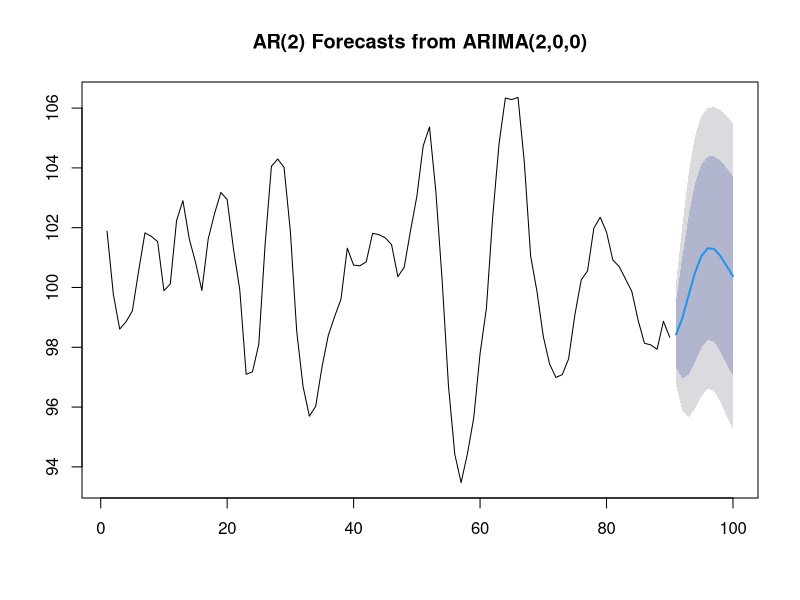

This chart was generated by the following R code: (Note: this script raises an error after producing the figure.)
## ---- chunk 1
knitr::opts_chunk$set(echo = TRUE)
library(magrittr)
library(forecast)
library(dplyr)
library(tseries)
## ---- chunk 2
set.seed(1)
# simulate the process
AR_sim = arima.sim(n=100, model = list(order = c(2,0,0), ar=c(1.5, -0.75))) + 100 # plus mu
# train the data
train = AR_sim[1:90]
dev = AR_sim[91:100]
# fit the model and apply forecast function
fit_sim = arima(train,order = c(2,0,0))
forcaset_sim = forecast(fit_sim, h = 10)
plot(forcaset_sim, main="AR(2) Forecasts from ARIMA(2,0,0)")
cat('The 95% forecasts intervals\n lower:', as.numeric(forcaset_sim$lower[, '95%']), '\n upper:', as.numeric(forcaset_sim$upper[, '95%']) ) 

df = cbind(test, forcaset_sim$lower[, '95%'], forcaset_sim$upper[, '95%']) %>% as.data.frame()
colnames(df) = c('observed' , 'lower',  'upper')
df %<>%  mutate(covered_by_CI = if_else(observed>lower & observed<upper, 1, 0))
p = as.numeric((df %>% filter(covered_by_CI == 1)  %>% count()) / length(df$observed))
cat("\nThe percentage of the observed values are covered by the forecast intervals:", p)
err = dev - forcaset_sim$mean  # errors 
mae = mean(abs(err))  # mean absolute error
rmse = sqrt(mean(err^2)) # root mean square error
mape = mean (abs(err/test*100)) # mean absolute percentage error
cat('\nMAE:', mae)
cat('\nRMSE:', rmse)
cat('\nMAPE:', mape)

## ---- chunk 3
set.seed(1)
# simulate a process
AR_sim = arima.sim(n=100, model = list(order = c(0,0,2), ma=c(0.8, 0.55))) + 100 # plus mu
# train the data
train = AR_sim[1:90]
dev = AR_sim[91:100]
# fit the model and apply forecast function
fit_sim = arima(train,order = c(0,0,2))
forcaset_sim = forecast(fit_sim, h = 10)
plot(forcaset_sim, main="MA(2) Forecasts from ARIMA(0,0,2)")
cat('The 95% forecasts intervals\n lower:', as.numeric(forcaset_sim$lower[, '95%']), '\n upper:', as.numeric(forcaset_sim$upper[, '95%']) ) 

df = cbind(test, forcaset_sim$lower[, '95%'], forcaset_sim$upper[, '95%']) %>% as.data.frame()
colnames(df) = c('observed' , 'lower',  'upper')
df %<>%  mutate(covered_by_CI = if_else(observed>lower & observed<upper, 1, 0))
p = as.numeric((df %>% filter(covered_by_CI == 1)  %>% count()) / length(df$observed))
cat("\nThe percentage of the observed values are covered by the forecast intervals:", p)
err = dev - forcaset_sim$mean  # errors 
mae = mean(abs(err))  # mean absolute error
rmse = sqrt(mean(err^2)) # root mean square error
mape = mean (abs(err/test*100)) # mean absolute percentage error
cat('\nMAE:', mae)
cat('\nRMSE:', rmse)
cat('\nMAPE:', mape)
## ---- chunk 4

set.seed(1)
par(mfrow = c(2,2))

# fit HoltWinters model & apply forecast function
HW = HoltWinters(JohnsonJohnson,seasonal='multiplicative')
forcaset_HW = forecast(HW, 8)
plot(forcaset_HW)
cat('(a):')
cat('The 95% forecasts intervals of HoltWinters\n lower:', as.numeric(forcaset_HW$lower[, '95%']), '\n upper:', as.numeric(forcaset_HW$upper[, '95%']) )

# print(adf.test(JohnsonJohnson))
# differencing the series to make it stationary
JohnsonJohnson_diff1 = diff(JohnsonJohnson, 1)
# print(adf.test(JohnsonJohnson_diff1))

# Apply the ACF and PACF functions 
# par(mfrow = c(2,2))
# acf(JohnsonJohnson_diff1, main='ACF Plot of JohnsonJohnson_diff1', lag.max=20)
# pacf(JohnsonJohnson_diff1, main='PACF Plot of JohnsonJohnson_diff1', lag.max=20)
# ACF decays to zero, PACF cuts-off
# Apply the eacf to identify the orders
# TSA::eacf(JohnsonJohnson_diff1)
# Try ARIMA(2, 1, 0)
cat('\n(b):')
cat('According to the ACF, PACF, and EACF plots, The process could be identified as an ARIMA(2,1,0) model \n')
fit_arima = arima(JohnsonJohnson_diff1, order = c(2,1,0))
forcaset_arima = forecast(fit_arima, 8)
plot(forcaset_arima, main="Forecasts from ARIMA(2,1,0)")
cat('The 95% forecasts intervals of ARIMA(2,1,0)\n lower:', as.numeric(forcaset_arima$lower[, '95%']), '\n upper:', as.numeric(forcaset_arima$upper[, '95%']) )



train = JohnsonJohnson[1:(length(JohnsonJohnson)-8)]
train = ts(train, frequency = 4, start = c(1960, 1))
test = JohnsonJohnson[(length(JohnsonJohnson)-8+1): length(JohnsonJohnson)]
test = ts(test, frequency = 4, start = c(1979, 1))
# this time try HoltWinters forecast, becasue the series shows seasonality
HW1 = HoltWinters(train, seasonal='multiplicative')
forcaset_HW1 = forecast(train, 8)
plot(forcaset_HW1, main = 'Forecasts from HoltWinters of for testing data')
err = test - forcaset_HW1$mean  # errors 
mae = mean(abs(err))  # mean absolute error
rmse = sqrt(mean(err^2)) # root mean square error
mape = mean (abs(err/test*100)) # mean absolute percentage error
cat('\n(c):The RMSE, MAE and MAPE criteria of HoltWinters forecast')
cat('\nMAE:', mae)
cat('\nRMSE:', rmse)
cat('\nMAPE:', mape)

# conduct ARIMA forecast
# print(adf.test(train))
# differencing the series to make it stationary
train_diff1 = diff(train)
# print(adf.test(train_diff1))

# Apply the ACF and PACF functions 
# par(mfrow = c(2,2))
# acf(train_diff1, main='ACF Plot of train_diff1', lag.max=20)
# pacf(train_diff1, main='PACF Plot of train_diff1', lag.max=20)
# ACF decays to zero, PACF cuts-off
# Apply the eacf to identify the orders
# TSA::eacf(train_diff1)
# Try ARIMA(0, 1, 0)
fit_arima1 = arima(train_diff1, order = c(0,1,0))
forcaset_arima1= forecast(fit_arima1, 8)
plot(forcaset_arima1, main="Forecasts from ARIMA(0,1,0) for testing data")
err1 = test - forcaset_arima1$mean  # errors 
mae1 = mean(abs(err1))  # mean absolute error
rmse1 = sqrt(mean(err1^2)) # root mean square error
mape1 = mean (abs(err1/test*100)) # mean absolute percentage error
cat('\nThe RMSE, MAE and MAPE criteria of ARIMA(0,1,0) forecast')
cat('\nMAE:', mae1)
cat('\nRMSE:', rmse1)
cat('\nMAPE:', mape1)
cat('\nConclusion: For this series, HW forecasting is much better than ARIMA forecasting due to its seansonalities')

